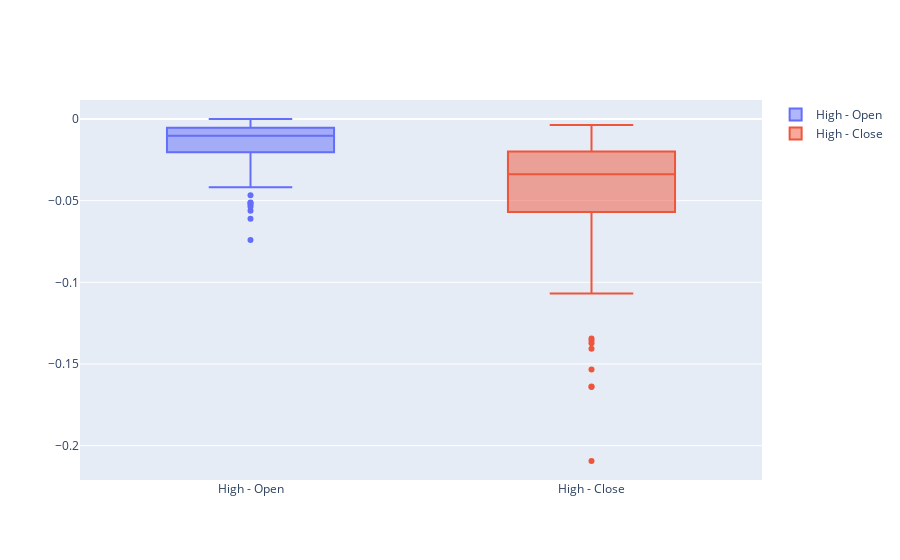

This figure's notebook cell:
### Code cell
fig = go.Figure()
fig.add_trace(go.Box(y=up['Low']-up['Open'], name='High - Open'))
fig.add_trace(go.Box(y=up['Low']-up['Close'], name='High - Close'))

fig.show()

### Figure 1 — Plotly figure (JSON) as saved in the notebook; plotly's stock layout.template omitted (floating-point values rounded to 4 significant figures; data arrays with more than 128 entries replaced by an {"elided": "..."} marker saying what was removed)
{"data": [{"name": "High - Open", "type": "box", "y": {"elided": "182 float values"}}, {"name": "High - Close", "type": "box", "y": {"elided": "182 float values"}}], "layout": {}}
